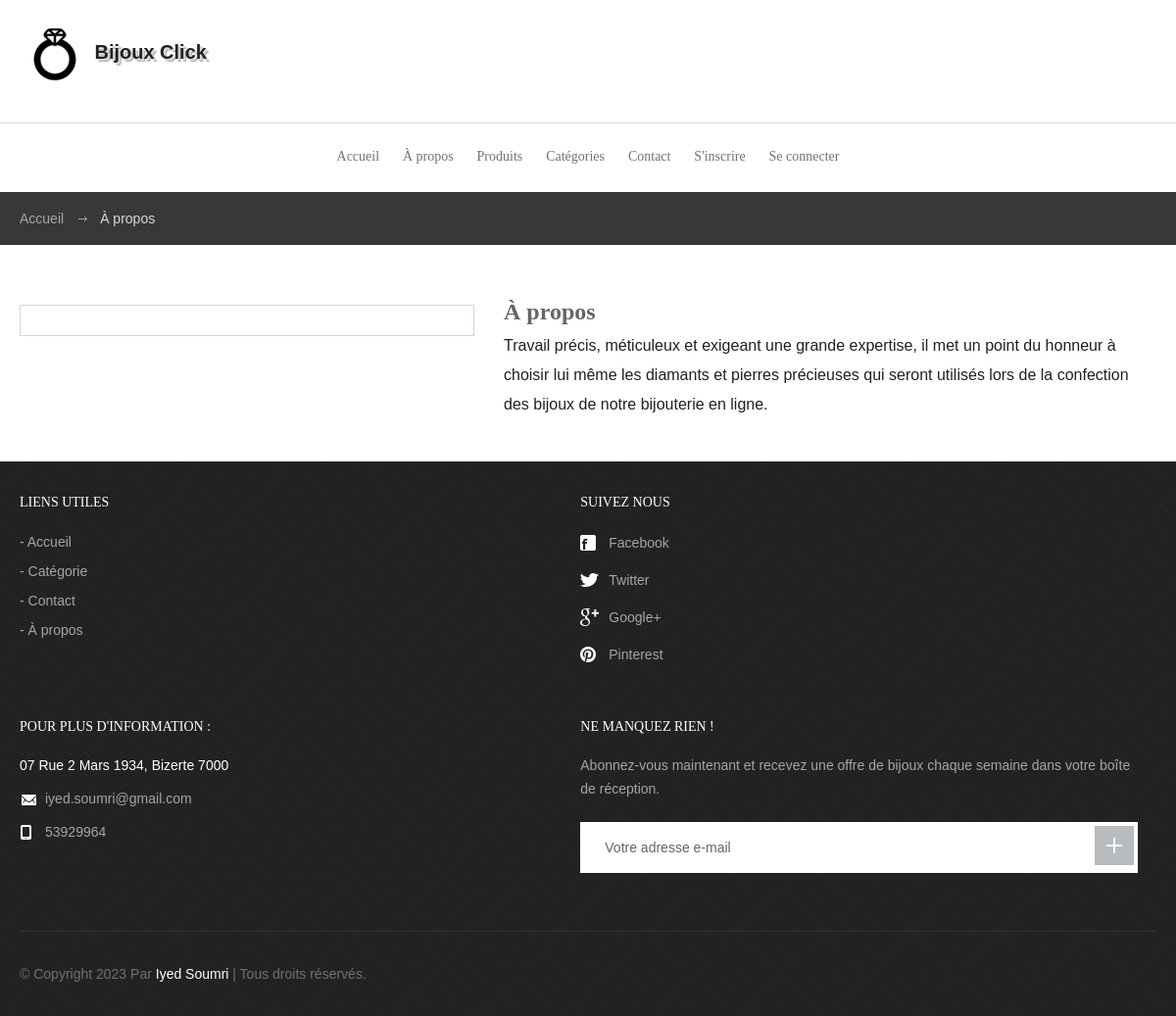
/BijouxClick/about.php, run on the app's committed database.
### tables this page shows
CREATE TABLE `tblpage` (
  `ID` int(10) NOT NULL,
  `PageType` varchar(200) DEFAULT NULL,
  `PageTitle` mediumtext DEFAULT NULL,
  `PageDescription` mediumtext DEFAULT NULL,
  `Email` varchar(200) DEFAULT NULL,
  `MobileNumber` bigint(10) DEFAULT NULL,
  `UpdationDate` date DEFAULT NULL,
  `Timing` varchar(200) NOT NULL
);

### BijouxClick/about.php (the view, shortened to what this page needs)
<?php
include('includes/config.php');
?>
<!DOCTYPE html>
<html lang="fr">
<head>
    <link rel="stylesheet" media="all" href="css/style.css">
</head>
<body>
    <?php include_once('includes/header.php');?>
    <div id="breadcrumbs">
        <div class="container">
            <ul>
                <li><a href="index.php">Accueil</a></li>
                <li>À propos</li>
            </ul>
        </div>
    </div>
    <div id="body">
        <div class="container">
            <div class="product">
                <?php
                $ret=mysqli_query($con,"select * from tblpage where PageType='aboutus' ");
                while ($row=mysqli_fetch_array($ret)) {
                ?>
                    <div class="image">
                    </div>
                    <div class="details">
                        <h1><?php echo $row['PageTitle'];?></h1>
                        <div class="entry">
                            <?php echo $row['PageDescription'];?>
                        </div>
                    </div>
                </div>
                <?php } ?>
            </div>
        </div>
    <?php include_once('includes/footer.php');?>
</body>
</html>

### BijouxClick/includes/footer.php (shortened to what this page needs)
<footer id="footer">
              <div class="container">
                     <div class="cols">
                            <div class="col">
                                   <h3>Liens utiles</h3>
                                   <ul>
                                          <li><a href="index.php">Accueil</a></li>
                                          <li><a href="category.php">Catégorie</a></li>
                                          <li><a href="contact.php">Contact</a></li>
                                          <li><a href="about.php">À propos</a></li>
                                   </ul>
                            </div>
                            <div class="col media">
                                   <h3>Suivez nous</h3>
                                   <ul class="social">
                                          <li><a href="https://www.facebook.com/IyedSoumriOfficial/"><span class="ico ico-fb"></span>Facebook</a></li>
                                          <li><a href="https://twitter.com/login?lang=fr"><span class="ico ico-tw"></span>Twitter</a></li>
                                          <li><a href="https://accounts.google.com/ServiceLogin?ltmpl=mobNH"><span class="ico ico-gp"></span>Google+</a></li>
                                          <li><a href="https://www.pinterest.fr/"><span class="ico ico-pi"></span>Pinterest</a></li>
                                   </ul>
                            </div>
                            <div class="col contact">
                                   <?php
$ret=mysqli_query($con,"select * from tblpage where PageType='contactus' ");
while ($row=mysqli_fetch_array($ret)) {
?>
                                   <h3><?php  echo $row['PageTitle'];?></h3>
                                   <p style="color: white"><?php  echo $row['PageDescription'];?></p>
                                   <p><span class="ico ico-em"></span><?php  echo $row['Email'];?></p>
                                   <p><span class="ico ico-ph"></span><?php  echo $row['MobileNumber'];?></p><?php } ?>
                            </div>
                            <div class="col newsletter">
                                   <h3>NE MANQUEZ RIEN !</h3>
                                   <p>Abonnez-vous maintenant et recevez une offre de bijoux chaque semaine dans votre boîte de réception.</p>
                                   <form action="#" method="post">
                                         <input type="email" name="email" placeholder="Votre adresse e-mail">
                                          <button type="submit" name="sub"></button>
                                   </form>
                            </div>
                     </div>
                     <p class="copy">&copy; Copyright <?= date('Y'); ?> Par <span style="color:#FFFFFF">Iyed Soumri</span> | Tous droits réservés.</p>
              </div>
       </footer>

### data on the page
tblpage: PageTitle "À propos", PageDescription "Travail précis, méticuleux et exigeant une grande expertise, il met un point du honneur à choisir lui même les diamants et pierres précieuses qui seront utilisés lors de la confection des bijoux de notre bijouterie en ligne."
tblpage: PageTitle "POUR PLUS D'INFORMATION :", PageDescription "07 Rue 2 Mars 1934, Bizerte 7000", Email "iyed.soumri@gmail.com", MobileNumber "53929964"
